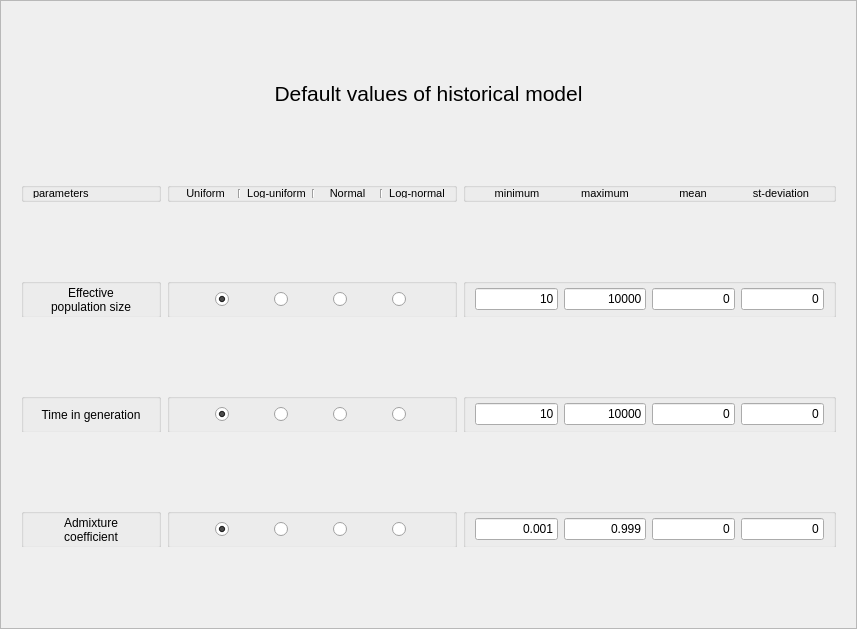
<?xml version="1.0" encoding="UTF-8"?>
<ui version="4.0">
 <class>tab_historical</class>
 <widget class="QFrame" name="tab_historical">
  <property name="geometry">
   <rect>
    <x>0</x>
    <y>0</y>
    <width>857</width>
    <height>629</height>
   </rect>
  </property>
  <property name="windowTitle">
   <string>Frame</string>
  </property>
  <property name="frameShape">
   <enum>QFrame::StyledPanel</enum>
  </property>
  <property name="frameShadow">
   <enum>QFrame::Raised</enum>
  </property>
  <layout class="QVBoxLayout" name="verticalLayout">
   <item>
    <widget class="QLabel" name="setMutSeqLabel_2">
     <property name="minimumSize">
      <size>
       <width>0</width>
       <height>25</height>
      </size>
     </property>
     <property name="maximumSize">
      <size>
       <width>16777215</width>
       <height>25</height>
      </size>
     </property>
     <property name="font">
      <font>
       <pointsize>16</pointsize>
      </font>
     </property>
     <property name="text">
      <string>Default values of historical model</string>
     </property>
     <property name="alignment">
      <set>Qt::AlignCenter</set>
     </property>
    </widget>
   </item>
   <item>
    <widget class="QFrame" name="frame_11">
     <property name="minimumSize">
      <size>
       <width>0</width>
       <height>21</height>
      </size>
     </property>
     <property name="maximumSize">
      <size>
       <width>16777215</width>
       <height>21</height>
      </size>
     </property>
     <property name="frameShape">
      <enum>QFrame::NoFrame</enum>
     </property>
     <property name="frameShadow">
      <enum>QFrame::Raised</enum>
     </property>
     <layout class="QHBoxLayout" name="horizontalLayout_27">
      <property name="topMargin">
       <number>1</number>
      </property>
      <property name="bottomMargin">
       <number>1</number>
      </property>
      <item>
       <widget class="QGroupBox" name="groupBox_14">
        <property name="sizePolicy">
         <sizepolicy hsizetype="Fixed" vsizetype="Fixed">
          <horstretch>0</horstretch>
          <verstretch>0</verstretch>
         </sizepolicy>
        </property>
        <property name="minimumSize">
         <size>
          <width>140</width>
          <height>20</height>
         </size>
        </property>
        <property name="maximumSize">
         <size>
          <width>140</width>
          <height>20</height>
         </size>
        </property>
        <property name="title">
         <string/>
        </property>
        <layout class="QHBoxLayout" name="horizontalLayout_28">
         <property name="topMargin">
          <number>1</number>
         </property>
         <property name="bottomMargin">
          <number>1</number>
         </property>
         <item>
          <widget class="QLabel" name="parametersLabel">
           <property name="sizePolicy">
            <sizepolicy hsizetype="Fixed" vsizetype="Preferred">
             <horstretch>0</horstretch>
             <verstretch>0</verstretch>
            </sizepolicy>
           </property>
           <property name="minimumSize">
            <size>
             <width>140</width>
             <height>0</height>
            </size>
           </property>
           <property name="maximumSize">
            <size>
             <width>140</width>
             <height>16777215</height>
            </size>
           </property>
           <property name="font">
            <font>
             <pointsize>8</pointsize>
            </font>
           </property>
           <property name="text">
            <string>parameters</string>
           </property>
           <property name="alignment">
            <set>Qt::AlignLeading|Qt::AlignLeft|Qt::AlignVCenter</set>
           </property>
          </widget>
         </item>
        </layout>
       </widget>
      </item>
      <item>
       <widget class="QGroupBox" name="groupBox_15">
        <property name="sizePolicy">
         <sizepolicy hsizetype="Fixed" vsizetype="Fixed">
          <horstretch>0</horstretch>
          <verstretch>0</verstretch>
         </sizepolicy>
        </property>
        <property name="minimumSize">
         <size>
          <width>290</width>
          <height>20</height>
         </size>
        </property>
        <property name="maximumSize">
         <size>
          <width>290</width>
          <height>20</height>
         </size>
        </property>
        <property name="title">
         <string/>
        </property>
        <layout class="QHBoxLayout" name="horizontalLayout_29">
         <property name="topMargin">
          <number>1</number>
         </property>
         <property name="bottomMargin">
          <number>1</number>
         </property>
         <item>
          <widget class="QLabel" name="uniformLabel">
           <property name="font">
            <font>
             <pointsize>8</pointsize>
            </font>
           </property>
           <property name="text">
            <string>Uniform</string>
           </property>
           <property name="alignment">
            <set>Qt::AlignCenter</set>
           </property>
          </widget>
         </item>
         <item>
          <widget class="Line" name="line">
           <property name="orientation">
            <enum>Qt::Vertical</enum>
           </property>
          </widget>
         </item>
         <item>
          <widget class="QLabel" name="logUniformLabel">
           <property name="font">
            <font>
             <pointsize>8</pointsize>
            </font>
           </property>
           <property name="text">
            <string>Log-uniform</string>
           </property>
           <property name="alignment">
            <set>Qt::AlignCenter</set>
           </property>
          </widget>
         </item>
         <item>
          <widget class="Line" name="line_2">
           <property name="orientation">
            <enum>Qt::Vertical</enum>
           </property>
          </widget>
         </item>
         <item>
          <widget class="QLabel" name="normalLabel">
           <property name="font">
            <font>
             <pointsize>8</pointsize>
            </font>
           </property>
           <property name="text">
            <string>Normal</string>
           </property>
           <property name="alignment">
            <set>Qt::AlignCenter</set>
           </property>
          </widget>
         </item>
         <item>
          <widget class="Line" name="line_3">
           <property name="orientation">
            <enum>Qt::Vertical</enum>
           </property>
          </widget>
         </item>
         <item>
          <widget class="QLabel" name="logNormalLabel">
           <property name="font">
            <font>
             <pointsize>8</pointsize>
            </font>
           </property>
           <property name="text">
            <string>Log-normal</string>
           </property>
           <property name="alignment">
            <set>Qt::AlignCenter</set>
           </property>
          </widget>
         </item>
        </layout>
       </widget>
      </item>
      <item>
       <widget class="QGroupBox" name="groupBox_16">
        <property name="sizePolicy">
         <sizepolicy hsizetype="Preferred" vsizetype="Fixed">
          <horstretch>0</horstretch>
          <verstretch>0</verstretch>
         </sizepolicy>
        </property>
        <property name="minimumSize">
         <size>
          <width>0</width>
          <height>20</height>
         </size>
        </property>
        <property name="maximumSize">
         <size>
          <width>16777215</width>
          <height>20</height>
         </size>
        </property>
        <property name="title">
         <string/>
        </property>
        <layout class="QHBoxLayout" name="horizontalLayout_30">
         <property name="topMargin">
          <number>1</number>
         </property>
         <property name="bottomMargin">
          <number>1</number>
         </property>
         <item>
          <widget class="QLabel" name="minLabel">
           <property name="sizePolicy">
            <sizepolicy hsizetype="Fixed" vsizetype="Preferred">
             <horstretch>0</horstretch>
             <verstretch>0</verstretch>
            </sizepolicy>
           </property>
           <property name="minimumSize">
            <size>
             <width>80</width>
             <height>0</height>
            </size>
           </property>
           <property name="maximumSize">
            <size>
             <width>80</width>
             <height>16777215</height>
            </size>
           </property>
           <property name="font">
            <font>
             <pointsize>8</pointsize>
            </font>
           </property>
           <property name="text">
            <string>minimum</string>
           </property>
           <property name="alignment">
            <set>Qt::AlignCenter</set>
           </property>
          </widget>
         </item>
         <item>
          <widget class="QLabel" name="maxLabel">
           <property name="sizePolicy">
            <sizepolicy hsizetype="Fixed" vsizetype="Preferred">
             <horstretch>0</horstretch>
             <verstretch>0</verstretch>
            </sizepolicy>
           </property>
           <property name="minimumSize">
            <size>
             <width>80</width>
             <height>0</height>
            </size>
           </property>
           <property name="maximumSize">
            <size>
             <width>80</width>
             <height>16777215</height>
            </size>
           </property>
           <property name="font">
            <font>
             <pointsize>8</pointsize>
            </font>
           </property>
           <property name="text">
            <string>maximum</string>
           </property>
           <property name="alignment">
            <set>Qt::AlignCenter</set>
           </property>
          </widget>
         </item>
         <item>
          <widget class="QLabel" name="meanLabel">
           <property name="sizePolicy">
            <sizepolicy hsizetype="Fixed" vsizetype="Preferred">
             <horstretch>0</horstretch>
             <verstretch>0</verstretch>
            </sizepolicy>
           </property>
           <property name="minimumSize">
            <size>
             <width>80</width>
             <height>0</height>
            </size>
           </property>
           <property name="maximumSize">
            <size>
             <width>80</width>
             <height>16777215</height>
            </size>
           </property>
           <property name="font">
            <font>
             <pointsize>8</pointsize>
            </font>
           </property>
           <property name="text">
            <string>mean</string>
           </property>
           <property name="alignment">
            <set>Qt::AlignCenter</set>
           </property>
          </widget>
         </item>
         <item>
          <widget class="QLabel" name="stdevLabel">
           <property name="sizePolicy">
            <sizepolicy hsizetype="Fixed" vsizetype="Preferred">
             <horstretch>0</horstretch>
             <verstretch>0</verstretch>
            </sizepolicy>
           </property>
           <property name="minimumSize">
            <size>
             <width>80</width>
             <height>0</height>
            </size>
           </property>
           <property name="maximumSize">
            <size>
             <width>80</width>
             <height>16777215</height>
            </size>
           </property>
           <property name="font">
            <font>
             <pointsize>8</pointsize>
            </font>
           </property>
           <property name="text">
            <string>st-deviation</string>
           </property>
           <property name="alignment">
            <set>Qt::AlignCenter</set>
           </property>
          </widget>
         </item>
        </layout>
       </widget>
      </item>
     </layout>
    </widget>
   </item>
   <item>
    <widget class="QFrame" name="frame_12">
     <property name="minimumSize">
      <size>
       <width>0</width>
       <height>40</height>
      </size>
     </property>
     <property name="maximumSize">
      <size>
       <width>16777215</width>
       <height>40</height>
      </size>
     </property>
     <property name="frameShape">
      <enum>QFrame::NoFrame</enum>
     </property>
     <property name="frameShadow">
      <enum>QFrame::Raised</enum>
     </property>
     <layout class="QHBoxLayout" name="horizontalLayout_31">
      <property name="topMargin">
       <number>1</number>
      </property>
      <property name="bottomMargin">
       <number>1</number>
      </property>
      <item>
       <widget class="QGroupBox" name="groupBox_17">
        <property name="sizePolicy">
         <sizepolicy hsizetype="Fixed" vsizetype="Fixed">
          <horstretch>0</horstretch>
          <verstretch>0</verstretch>
         </sizepolicy>
        </property>
        <property name="minimumSize">
         <size>
          <width>140</width>
          <height>40</height>
         </size>
        </property>
        <property name="maximumSize">
         <size>
          <width>140</width>
          <height>40</height>
         </size>
        </property>
        <property name="title">
         <string/>
        </property>
        <layout class="QHBoxLayout" name="horizontalLayout_32">
         <property name="topMargin">
          <number>1</number>
         </property>
         <property name="bottomMargin">
          <number>1</number>
         </property>
         <item>
          <widget class="QLabel" name="effPopSizeLabel">
           <property name="text">
            <string>Effective
population size</string>
           </property>
           <property name="alignment">
            <set>Qt::AlignCenter</set>
           </property>
          </widget>
         </item>
        </layout>
       </widget>
      </item>
      <item>
       <widget class="QGroupBox" name="groupBox_18">
        <property name="sizePolicy">
         <sizepolicy hsizetype="Fixed" vsizetype="Fixed">
          <horstretch>0</horstretch>
          <verstretch>0</verstretch>
         </sizepolicy>
        </property>
        <property name="minimumSize">
         <size>
          <width>290</width>
          <height>40</height>
         </size>
        </property>
        <property name="maximumSize">
         <size>
          <width>290</width>
          <height>40</height>
         </size>
        </property>
        <property name="title">
         <string/>
        </property>
        <layout class="QHBoxLayout" name="horizontalLayout_33">
         <property name="topMargin">
          <number>1</number>
         </property>
         <property name="bottomMargin">
          <number>1</number>
         </property>
         <item>
          <spacer name="horizontalSpacer">
           <property name="orientation">
            <enum>Qt::Horizontal</enum>
           </property>
           <property name="sizeHint" stdset="0">
            <size>
             <width>40</width>
             <height>20</height>
            </size>
           </property>
          </spacer>
         </item>
         <item>
          <widget class="QRadioButton" name="NUNRadio">
           <property name="minimumSize">
            <size>
             <width>17</width>
             <height>0</height>
            </size>
           </property>
           <property name="text">
            <string/>
           </property>
           <property name="checked">
            <bool>true</bool>
           </property>
          </widget>
         </item>
         <item>
          <spacer name="horizontalSpacer_2">
           <property name="orientation">
            <enum>Qt::Horizontal</enum>
           </property>
           <property name="sizeHint" stdset="0">
            <size>
             <width>40</width>
             <height>20</height>
            </size>
           </property>
          </spacer>
         </item>
         <item>
          <widget class="QRadioButton" name="NLURadio">
           <property name="minimumSize">
            <size>
             <width>17</width>
             <height>0</height>
            </size>
           </property>
           <property name="text">
            <string/>
           </property>
          </widget>
         </item>
         <item>
          <spacer name="horizontalSpacer_3">
           <property name="orientation">
            <enum>Qt::Horizontal</enum>
           </property>
           <property name="sizeHint" stdset="0">
            <size>
             <width>40</width>
             <height>20</height>
            </size>
           </property>
          </spacer>
         </item>
         <item>
          <widget class="QRadioButton" name="NNORadio">
           <property name="minimumSize">
            <size>
             <width>17</width>
             <height>0</height>
            </size>
           </property>
           <property name="text">
            <string/>
           </property>
          </widget>
         </item>
         <item>
          <spacer name="horizontalSpacer_4">
           <property name="orientation">
            <enum>Qt::Horizontal</enum>
           </property>
           <property name="sizeHint" stdset="0">
            <size>
             <width>40</width>
             <height>20</height>
            </size>
           </property>
          </spacer>
         </item>
         <item>
          <widget class="QRadioButton" name="NLNRadio">
           <property name="minimumSize">
            <size>
             <width>17</width>
             <height>0</height>
            </size>
           </property>
           <property name="text">
            <string/>
           </property>
          </widget>
         </item>
         <item>
          <spacer name="horizontalSpacer_5">
           <property name="orientation">
            <enum>Qt::Horizontal</enum>
           </property>
           <property name="sizeHint" stdset="0">
            <size>
             <width>40</width>
             <height>20</height>
            </size>
           </property>
          </spacer>
         </item>
        </layout>
       </widget>
      </item>
      <item>
       <widget class="QGroupBox" name="groupBox_19">
        <property name="sizePolicy">
         <sizepolicy hsizetype="Preferred" vsizetype="Fixed">
          <horstretch>0</horstretch>
          <verstretch>0</verstretch>
         </sizepolicy>
        </property>
        <property name="minimumSize">
         <size>
          <width>0</width>
          <height>40</height>
         </size>
        </property>
        <property name="maximumSize">
         <size>
          <width>16777215</width>
          <height>40</height>
         </size>
        </property>
        <property name="title">
         <string/>
        </property>
        <layout class="QHBoxLayout" name="horizontalLayout_34">
         <property name="topMargin">
          <number>1</number>
         </property>
         <property name="bottomMargin">
          <number>1</number>
         </property>
         <item>
          <widget class="QLineEdit" name="NminEdit">
           <property name="text">
            <string>10</string>
           </property>
           <property name="alignment">
            <set>Qt::AlignRight|Qt::AlignTrailing|Qt::AlignVCenter</set>
           </property>
          </widget>
         </item>
         <item>
          <widget class="QLineEdit" name="NmaxEdit">
           <property name="text">
            <string>10000</string>
           </property>
           <property name="alignment">
            <set>Qt::AlignRight|Qt::AlignTrailing|Qt::AlignVCenter</set>
           </property>
          </widget>
         </item>
         <item>
          <widget class="QLineEdit" name="NmeanEdit">
           <property name="text">
            <string>0</string>
           </property>
           <property name="alignment">
            <set>Qt::AlignRight|Qt::AlignTrailing|Qt::AlignVCenter</set>
           </property>
          </widget>
         </item>
         <item>
          <widget class="QLineEdit" name="NstdevEdit">
           <property name="text">
            <string>0</string>
           </property>
           <property name="alignment">
            <set>Qt::AlignRight|Qt::AlignTrailing|Qt::AlignVCenter</set>
           </property>
          </widget>
         </item>
        </layout>
       </widget>
      </item>
     </layout>
    </widget>
   </item>
   <item>
    <widget class="QFrame" name="frame_13">
     <property name="minimumSize">
      <size>
       <width>0</width>
       <height>40</height>
      </size>
     </property>
     <property name="maximumSize">
      <size>
       <width>16777215</width>
       <height>40</height>
      </size>
     </property>
     <property name="frameShape">
      <enum>QFrame::NoFrame</enum>
     </property>
     <property name="frameShadow">
      <enum>QFrame::Raised</enum>
     </property>
     <layout class="QHBoxLayout" name="horizontalLayout_35">
      <property name="topMargin">
       <number>1</number>
      </property>
      <property name="bottomMargin">
       <number>1</number>
      </property>
      <item>
       <widget class="QGroupBox" name="groupBox_20">
        <property name="sizePolicy">
         <sizepolicy hsizetype="Fixed" vsizetype="Fixed">
          <horstretch>0</horstretch>
          <verstretch>0</verstretch>
         </sizepolicy>
        </property>
        <property name="minimumSize">
         <size>
          <width>140</width>
          <height>40</height>
         </size>
        </property>
        <property name="maximumSize">
         <size>
          <width>140</width>
          <height>40</height>
         </size>
        </property>
        <property name="title">
         <string/>
        </property>
        <layout class="QHBoxLayout" name="horizontalLayout_36">
         <property name="topMargin">
          <number>1</number>
         </property>
         <property name="bottomMargin">
          <number>1</number>
         </property>
         <item>
          <widget class="QLabel" name="timeInGenLabel">
           <property name="text">
            <string>Time in generation</string>
           </property>
           <property name="alignment">
            <set>Qt::AlignCenter</set>
           </property>
          </widget>
         </item>
        </layout>
       </widget>
      </item>
      <item>
       <widget class="QGroupBox" name="groupBox_21">
        <property name="sizePolicy">
         <sizepolicy hsizetype="Fixed" vsizetype="Fixed">
          <horstretch>0</horstretch>
          <verstretch>0</verstretch>
         </sizepolicy>
        </property>
        <property name="minimumSize">
         <size>
          <width>290</width>
          <height>40</height>
         </size>
        </property>
        <property name="maximumSize">
         <size>
          <width>290</width>
          <height>40</height>
         </size>
        </property>
        <property name="title">
         <string/>
        </property>
        <layout class="QHBoxLayout" name="horizontalLayout_37">
         <property name="topMargin">
          <number>1</number>
         </property>
         <property name="bottomMargin">
          <number>1</number>
         </property>
         <item>
          <spacer name="horizontalSpacer_6">
           <property name="orientation">
            <enum>Qt::Horizontal</enum>
           </property>
           <property name="sizeHint" stdset="0">
            <size>
             <width>40</width>
             <height>20</height>
            </size>
           </property>
          </spacer>
         </item>
         <item>
          <widget class="QRadioButton" name="TUNRadio">
           <property name="minimumSize">
            <size>
             <width>17</width>
             <height>0</height>
            </size>
           </property>
           <property name="text">
            <string/>
           </property>
           <property name="checked">
            <bool>true</bool>
           </property>
          </widget>
         </item>
         <item>
          <spacer name="horizontalSpacer_7">
           <property name="orientation">
            <enum>Qt::Horizontal</enum>
           </property>
           <property name="sizeHint" stdset="0">
            <size>
             <width>40</width>
             <height>20</height>
            </size>
           </property>
          </spacer>
         </item>
         <item>
          <widget class="QRadioButton" name="TLURadio">
           <property name="minimumSize">
            <size>
             <width>17</width>
             <height>0</height>
            </size>
           </property>
           <property name="text">
            <string/>
           </property>
          </widget>
         </item>
         <item>
          <spacer name="horizontalSpacer_8">
           <property name="orientation">
            <enum>Qt::Horizontal</enum>
           </property>
           <property name="sizeHint" stdset="0">
            <size>
             <width>40</width>
             <height>20</height>
            </size>
           </property>
          </spacer>
         </item>
         <item>
          <widget class="QRadioButton" name="TNORadio">
           <property name="minimumSize">
            <size>
             <width>17</width>
             <height>0</height>
            </size>
           </property>
           <property name="text">
            <string/>
           </property>
          </widget>
         </item>
         <item>
          <spacer name="horizontalSpacer_9">
           <property name="orientation">
            <enum>Qt::Horizontal</enum>
           </property>
           <property name="sizeHint" stdset="0">
            <size>
             <width>40</width>
             <height>20</height>
            </size>
           </property>
          </spacer>
         </item>
         <item>
          <widget class="QRadioButton" name="TLNRadio">
           <property name="minimumSize">
            <size>
             <width>17</width>
             <height>0</height>
            </size>
           </property>
           <property name="text">
            <string/>
           </property>
          </widget>
         </item>
         <item>
          <spacer name="horizontalSpacer_10">
           <property name="orientation">
            <enum>Qt::Horizontal</enum>
           </property>
           <property name="sizeHint" stdset="0">
            <size>
             <width>40</width>
             <height>20</height>
            </size>
           </property>
          </spacer>
         </item>
        </layout>
       </widget>
      </item>
      <item>
       <widget class="QGroupBox" name="groupBox_22">
        <property name="sizePolicy">
         <sizepolicy hsizetype="Preferred" vsizetype="Fixed">
          <horstretch>0</horstretch>
          <verstretch>0</verstretch>
         </sizepolicy>
        </property>
        <property name="minimumSize">
         <size>
          <width>0</width>
          <height>40</height>
         </size>
        </property>
        <property name="maximumSize">
         <size>
          <width>16777215</width>
          <height>40</height>
         </size>
        </property>
        <property name="title">
         <string/>
        </property>
        <layout class="QHBoxLayout" name="horizontalLayout_38">
         <property name="topMargin">
          <number>1</number>
         </property>
         <property name="bottomMargin">
          <number>1</number>
         </property>
         <item>
          <widget class="QLineEdit" name="TminEdit">
           <property name="text">
            <string>10</string>
           </property>
           <property name="alignment">
            <set>Qt::AlignRight|Qt::AlignTrailing|Qt::AlignVCenter</set>
           </property>
          </widget>
         </item>
         <item>
          <widget class="QLineEdit" name="TmaxEdit">
           <property name="text">
            <string>10000</string>
           </property>
           <property name="alignment">
            <set>Qt::AlignRight|Qt::AlignTrailing|Qt::AlignVCenter</set>
           </property>
          </widget>
         </item>
         <item>
          <widget class="QLineEdit" name="TmeanEdit">
           <property name="text">
            <string>0</string>
           </property>
           <property name="alignment">
            <set>Qt::AlignRight|Qt::AlignTrailing|Qt::AlignVCenter</set>
           </property>
          </widget>
         </item>
         <item>
          <widget class="QLineEdit" name="TstdevEdit">
           <property name="text">
            <string>0</string>
           </property>
           <property name="alignment">
            <set>Qt::AlignRight|Qt::AlignTrailing|Qt::AlignVCenter</set>
           </property>
          </widget>
         </item>
        </layout>
       </widget>
      </item>
     </layout>
    </widget>
   </item>
   <item>
    <widget class="QFrame" name="frame_14">
     <property name="minimumSize">
      <size>
       <width>0</width>
       <height>40</height>
      </size>
     </property>
     <property name="maximumSize">
      <size>
       <width>16777215</width>
       <height>40</height>
      </size>
     </property>
     <property name="frameShape">
      <enum>QFrame::NoFrame</enum>
     </property>
     <property name="frameShadow">
      <enum>QFrame::Raised</enum>
     </property>
     <layout class="QHBoxLayout" name="horizontalLayout_39">
      <property name="topMargin">
       <number>1</number>
      </property>
      <property name="bottomMargin">
       <number>1</number>
      </property>
      <item>
       <widget class="QGroupBox" name="groupBox_23">
        <property name="sizePolicy">
         <sizepolicy hsizetype="Fixed" vsizetype="Fixed">
          <horstretch>0</horstretch>
          <verstretch>0</verstretch>
         </sizepolicy>
        </property>
        <property name="minimumSize">
         <size>
          <width>140</width>
          <height>40</height>
         </size>
        </property>
        <property name="maximumSize">
         <size>
          <width>140</width>
          <height>40</height>
         </size>
        </property>
        <property name="title">
         <string/>
        </property>
        <layout class="QHBoxLayout" name="horizontalLayout_40">
         <property name="topMargin">
          <number>1</number>
         </property>
         <property name="bottomMargin">
          <number>1</number>
         </property>
         <item>
          <widget class="QLabel" name="admixCoefLabel">
           <property name="text">
            <string>Admixture
coefficient</string>
           </property>
           <property name="alignment">
            <set>Qt::AlignCenter</set>
           </property>
          </widget>
         </item>
        </layout>
       </widget>
      </item>
      <item>
       <widget class="QGroupBox" name="groupBox_24">
        <property name="sizePolicy">
         <sizepolicy hsizetype="Fixed" vsizetype="Fixed">
          <horstretch>0</horstretch>
          <verstretch>0</verstretch>
         </sizepolicy>
        </property>
        <property name="minimumSize">
         <size>
          <width>290</width>
          <height>40</height>
         </size>
        </property>
        <property name="maximumSize">
         <size>
          <width>290</width>
          <height>40</height>
         </size>
        </property>
        <property name="title">
         <string/>
        </property>
        <layout class="QHBoxLayout" name="horizontalLayout_41">
         <property name="topMargin">
          <number>1</number>
         </property>
         <property name="bottomMargin">
          <number>1</number>
         </property>
         <item>
          <spacer name="horizontalSpacer_11">
           <property name="orientation">
            <enum>Qt::Horizontal</enum>
           </property>
           <property name="sizeHint" stdset="0">
            <size>
             <width>40</width>
             <height>20</height>
            </size>
           </property>
          </spacer>
         </item>
         <item>
          <widget class="QRadioButton" name="AUNRadio">
           <property name="minimumSize">
            <size>
             <width>17</width>
             <height>0</height>
            </size>
           </property>
           <property name="text">
            <string/>
           </property>
           <property name="checked">
            <bool>true</bool>
           </property>
          </widget>
         </item>
         <item>
          <spacer name="horizontalSpacer_12">
           <property name="orientation">
            <enum>Qt::Horizontal</enum>
           </property>
           <property name="sizeHint" stdset="0">
            <size>
             <width>40</width>
             <height>20</height>
            </size>
           </property>
          </spacer>
         </item>
         <item>
          <widget class="QRadioButton" name="ALURadio">
           <property name="minimumSize">
            <size>
             <width>17</width>
             <height>0</height>
            </size>
           </property>
           <property name="text">
            <string/>
           </property>
          </widget>
         </item>
         <item>
          <spacer name="horizontalSpacer_13">
           <property name="orientation">
            <enum>Qt::Horizontal</enum>
           </property>
           <property name="sizeHint" stdset="0">
            <size>
             <width>40</width>
             <height>20</height>
            </size>
           </property>
          </spacer>
         </item>
         <item>
          <widget class="QRadioButton" name="ANORadio">
           <property name="minimumSize">
            <size>
             <width>17</width>
             <height>0</height>
            </size>
           </property>
           <property name="text">
            <string/>
           </property>
          </widget>
         </item>
         <item>
          <spacer name="horizontalSpacer_14">
           <property name="orientation">
            <enum>Qt::Horizontal</enum>
           </property>
           <property name="sizeHint" stdset="0">
            <size>
             <width>40</width>
             <height>20</height>
            </size>
           </property>
          </spacer>
         </item>
         <item>
          <widget class="QRadioButton" name="ALNRadio">
           <property name="minimumSize">
            <size>
             <width>17</width>
             <height>0</height>
            </size>
           </property>
           <property name="text">
            <string/>
           </property>
          </widget>
         </item>
         <item>
          <spacer name="horizontalSpacer_15">
           <property name="orientation">
            <enum>Qt::Horizontal</enum>
           </property>
           <property name="sizeHint" stdset="0">
            <size>
             <width>40</width>
             <height>20</height>
            </size>
           </property>
          </spacer>
         </item>
        </layout>
       </widget>
      </item>
      <item>
       <widget class="QGroupBox" name="groupBox_25">
        <property name="sizePolicy">
         <sizepolicy hsizetype="Preferred" vsizetype="Fixed">
          <horstretch>0</horstretch>
          <verstretch>0</verstretch>
         </sizepolicy>
        </property>
        <property name="minimumSize">
         <size>
          <width>0</width>
          <height>40</height>
         </size>
        </property>
        <property name="maximumSize">
         <size>
          <width>16777215</width>
          <height>40</height>
         </size>
        </property>
        <property name="title">
         <string/>
        </property>
        <layout class="QHBoxLayout" name="horizontalLayout_42">
         <property name="topMargin">
          <number>1</number>
         </property>
         <property name="bottomMargin">
          <number>1</number>
         </property>
         <item>
          <widget class="QLineEdit" name="AminEdit">
           <property name="text">
            <string>0.001</string>
           </property>
           <property name="alignment">
            <set>Qt::AlignRight|Qt::AlignTrailing|Qt::AlignVCenter</set>
           </property>
          </widget>
         </item>
         <item>
          <widget class="QLineEdit" name="AmaxEdit">
           <property name="text">
            <string>0.999</string>
           </property>
           <property name="alignment">
            <set>Qt::AlignRight|Qt::AlignTrailing|Qt::AlignVCenter</set>
           </property>
          </widget>
         </item>
         <item>
          <widget class="QLineEdit" name="AmeanEdit">
           <property name="text">
            <string>0</string>
           </property>
           <property name="alignment">
            <set>Qt::AlignRight|Qt::AlignTrailing|Qt::AlignVCenter</set>
           </property>
          </widget>
         </item>
         <item>
          <widget class="QLineEdit" name="AstdevEdit">
           <property name="text">
            <string>0</string>
           </property>
           <property name="alignment">
            <set>Qt::AlignRight|Qt::AlignTrailing|Qt::AlignVCenter</set>
           </property>
          </widget>
         </item>
        </layout>
       </widget>
      </item>
     </layout>
    </widget>
   </item>
  </layout>
 </widget>
 <resources/>
 <connections/>
</ui>
